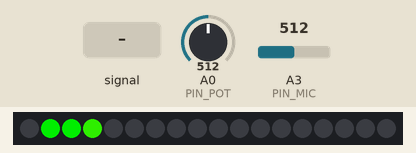
Recording of a sketch running on a simulated Arduino Uno, built with avr-gcc and run on an emulated ATmega328P. Parts: 18 RGB LEDs in strip order, left to right. The inputs (shaded band) are chosen by the test bench; at power-on: A0 (PIN_POT) = 512, A3 (PIN_MIC) = 512.

Above: at 1.2 s.
1.3 s: A3 (PIN_MIC) fed a 200 Hz sine of ±81 counts around its level
At 1.95 s:
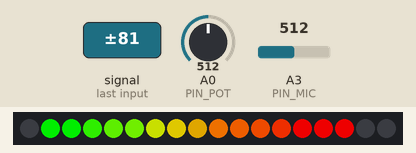
4.3 s: A0 (PIN_POT) set to 490
At 6.17 s:
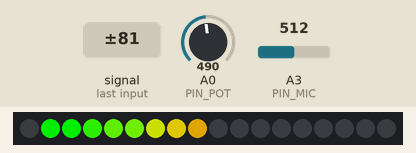
7.3 s: A3 (PIN_MIC) set to 716
At 8.88 s:
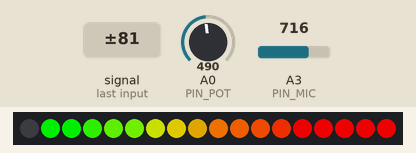
10.3 s: A3 (PIN_MIC) set to 490
At 11.5 s:
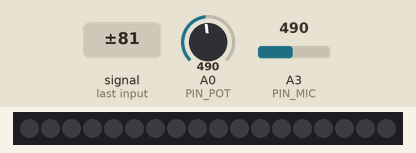
11.8 s: A3 (PIN_MIC) fed a 200 Hz sine of ±81 counts around its level
At 12.94 s:
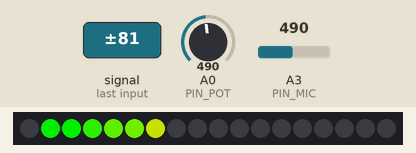
13.6 s: A0 (PIN_POT) set to 440
At 15.35 s:
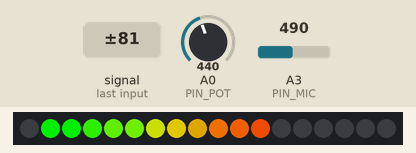
Timing chart, 0 to 16.9 s (numbered marks = the images above; inputs shaded):
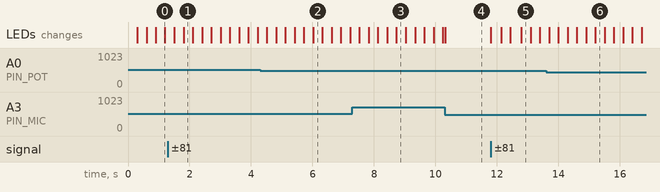

Measured:
- after the input at 10.3 s, the LEDs: change at once (image 4)
- after the input at 11.8 s, the LEDs: first change at once (image 5 shows a later state)

The sketch:

franzininho-vu-ring.ino
```cpp
/*
  VU ring with sensitivity adjustment in Franzinho DIY
  by Anderson Costa with ❤ for the Wokwi community
  Visit https://wokwi.com to learn about the Wokwi Simulator
  Visit https://franzininho.com.br to learn about the Franzininho
*/
#include <Adafruit_NeoPixel.h>

#define PIN_MIC    A3
#define PIN_POT    A0
#define PIN_RING   PB4
#define NUMLEDS    18
#define OFFSET_MIN 450
#define OFFSET_MAX 500

Adafruit_NeoPixel leds = Adafruit_NeoPixel(NUMLEDS, PIN_RING, NEO_GRB + NEO_KHZ800);

// Mapa de cores (RGB) da intensidade
uint8_t rgb_int[NUMLEDS][5] = {
  {15,   0,   0,   0, 0},
  {20,   1,   0, 255, 0},
  {20,   2,   0, 255, 0},
  {25,   3,  50, 255, 0},
  {30,   4, 100, 255, 0},
  {35,   5, 120, 255, 0},
  {45,   6, 180, 200, 0},
  {45,   7, 200, 180, 0},
  {50,   8, 200, 150, 0},
  {55,   9, 255, 120, 0},
  {60,  10, 255, 100, 0},
  {65,  11, 255,  80, 0},
  {70,  12, 255,  50, 0},
  {75,  13, 255,   0, 0},
  {80,  14, 255,   0, 0},
  {85,  15, 255,   0, 0},
  {90,  16, 255,   0, 0},
  {100, 17, 255,   0, 0},
};

void setup() {
  pinMode(PIN_MIC, INPUT);
  pinMode(PIN_POT, INPUT);
  leds.begin();
  leds.setBrightness(200);
}

void loop() {
  uint16_t intens = analogRead(PIN_MIC);
  uint16_t offset = map(analogRead(PIN_POT), 0, 1023, OFFSET_MIN, OFFSET_MAX);

  clear();

  // Percorre os LEDs
  for (uint8_t i = 0; i < NUMLEDS; i++) {
    // Altera a cor dos LEDs conforme a intensidade do microfone
    led(intens, offset + rgb_int[i][0], rgb_int[i][1],
        rgb_int[i][2], rgb_int[i][3], rgb_int[i][4]);
  }
}

void led(uint16_t intensity, uint16_t offset, uint8_t nled, uint8_t r, uint8_t g, uint8_t b) {
  if (intensity > offset) {
    leds.setPixelColor(nled, leds.Color(r, g, b));
    leds.show();
    delay(1);
  }
}

void clear() {
  for (uint8_t x = 0; x < NUMLEDS; x++) {
    leds.setPixelColor(x, leds.Color(0, 0, 0));
  }
}
```
